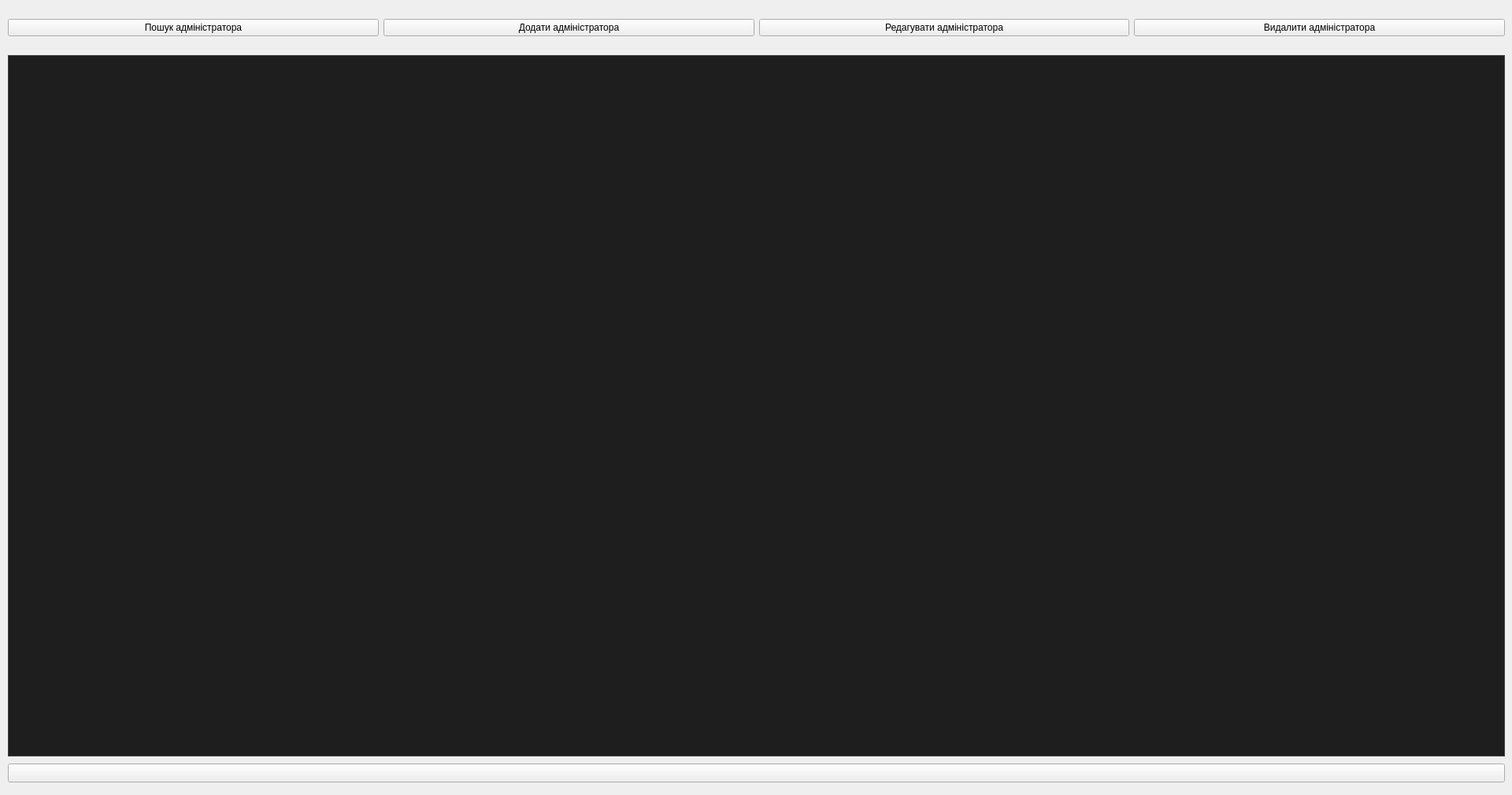
<?xml version="1.0" encoding="UTF-8"?>
<ui version="4.0">
 <class>AdminWindow</class>
 <widget class="QWidget" name="AdminWindow">
  <property name="geometry">
   <rect>
    <x>0</x>
    <y>0</y>
    <width>1920</width>
    <height>1010</height>
   </rect>
  </property>
  <property name="windowTitle">
   <string>Form</string>
  </property>
  <property name="windowIcon">
   <iconset resource="icons.qrc">
    <normaloff>:/icons/adminwindow_icon.png</normaloff>:/icons/adminwindow_icon.png</iconset>
  </property>
  <widget class="QTableView" name="adminTableView">
   <property name="geometry">
    <rect>
     <x>10</x>
     <y>70</y>
     <width>1901</width>
     <height>891</height>
    </rect>
   </property>
   <property name="styleSheet">
    <string notr="true">/*!*************************************
  VS15 Dark
****************************************
  Author: chintsu_kun
  Version: 2.0.2
  Licence: GNU General Public License v3.0 (https://www.gnu.org/licenses/gpl-3.0.en.html)
  Url: https://github.com/nikolay-borzov/modorganizer-themes
****************************************
*/
/* For some reason applying background-color or border fixes paddings properties */
QListWidget::item {
  border-width: 0; }

/* Don't override install label on download widget.
   MO2 assigns color depending on download state */
#installLabel {
  color: none; }

/* Make `background-color` work for :hover, :focus and :pressed states */
QToolButton {
  border: none; }

/* Main Window */
QWidget {
  background-color: #2D2D30;
  color: #F1F1F1; }
  QWidget::disabled {
    color: #656565; }

/* Common */
/* remove outline */
* {
  outline: 0; }

*:disabled,
QListView::item:disabled,
*::item:selected:disabled {
  color: #656565; }

/* line heights */
/* QTreeView#fileTree::item - currently have problem with size column vertical
   text align  */
#bsaList::item,
#dataTree::item,
QTreeView#modList::item,
QTreeWidget#categoriesTree::item,
#savegameList::item,
#tabConflicts QTreeWidget::item {
  padding: 0.3em 0; }

QListView::item,
QTreeView#espList::item {
  padding-top: 0.3em;
  padding-bottom: 0.3em;
}

/* to enable border color */
QTreeView,
QListView,
QTextEdit,
QWebView,
QTableView {
  border-style: solid;
  border-width: 1px; }

QAbstractItemView {
  color: #DCDCDC;
  background-color: #1E1E1E;
  alternate-background-color: #262626;
  border-color: #3F3F46; }
  QAbstractItemView::item:selected, QAbstractItemView::item:selected:hover {
    background-color: #3399FF;
    color: #F1F1F1; }

QAbstractItemView[filtered=true] {
	border: 2px solid #f00 !important;
}

QAbstractItemView,
QListView,
QTreeView {
  show-decoration-selected: 1; }

QAbstractItemView::item:hover,
QListView::item:hover,
QTreeView::branch:hover,
QTreeWidget::item:hover {
  background-color: rgba(51, 153, 255, 0.3); }

QAbstractItemView::item:selected:disabled,
QListView::item:selected:disabled,
QTreeView::branch:selected:disabled,
QTreeWidget::item:selected:disabled {
  background-color: rgba(51, 153, 255, 0.3); }

QTreeView::branch:selected {
  background-color: #3399FF; }

QLabel {
  background-color: transparent; }

LinkLabel {
  qproperty-linkColor: #3399FF; }

/* Left Pane &amp; File Trees #QTreeView, #QListView*/
QTreeView::branch:closed:has-children {
  image: url(./vs15/branch-closed.png); }

QTreeView::branch:open:has-children {
  image: url(./vs15/branch-open.png); }

/*QListView::item:hover { }
QListView::item:selected { }*/
QListView::item {
  color: #F1F1F1; }

/* Text areas and text fields #QTextEdit, #QLineEdit, #QWebView */
QTextEdit,
QWebView,
QLineEdit,
QAbstractSpinBox,
QAbstractSpinBox::up-button,
QAbstractSpinBox::down-button,
QComboBox {
  background-color: #333337;
  border-color: #3F3F46; }

QLineEdit:hover,
QAbstractSpinBox:hover,
QTextEdit:hover,
QComboBox:hover,
QComboBox:editable:hover {
  border-color: #007ACC; }

QLineEdit:focus,
QAbstractSpinBox::focus,
QTextEdit:focus,
QComboBox:focus,
QComboBox:editable:focus,
QComboBox:on {
  background-color: #3F3F46;
  border-color: #3399FF; }

QComboBox:on {
  border-bottom-color: #3F3F46; }

QLineEdit,
QAbstractSpinBox {
  min-height: 15px;
  padding: 2px;
  border-style: solid;
  border-width: 1px; }

QLineEdit {
  margin-top: 0; }

/* clear button */
QLineEdit QToolButton,
QLineEdit QToolButton:hover {
  background: none;
  margin-top: 1px; }

QLineEdit#espFilterEdit QToolButton {
  margin-top: -2px;
  margin-bottom: 1px; }

/* Drop-downs #QComboBox*/
QComboBox {
  min-height: 20px;
  padding-left: 5px;
  margin: 3px 0 1px 0;
  border-style: solid;
  border-width: 1px; }
  QComboBox:editable {
    padding-left: 3px;
    /* to enable hover styles */
    background-color: transparent; }
  QComboBox::drop-down {
    width: 20px;
    subcontrol-origin: padding;
    subcontrol-position: top right;
    border: none;
    /* If you need to set style for drop-down button
    &amp;:on,
    &amp;:editable:hover {
      background-color: red;
    } */ }
  QComboBox::down-arrow {
    image: url(./vs15/combobox-down.png); }
  QComboBox QAbstractItemView {
    background-color: #1B1B1C;
    selection-background-color: #3F3F46;
    border-color: #3399FF;
    border-style: solid;
    border-width: 0 1px 1px 1px; }

/* doesn't work http://stackoverflow.com/questions/13308341/qcombobox-abstractitemviewitem*/
/*QComboBox QAbstractItemView:item {
  padding: 10px;
  margin: 10px;
}*/
/* Toolbar */
QToolBar {
  border: none; }

QToolBar::separator {
  border-left-color: #222222;
  border-right-color: #46464A;
  border-width: 0 1px 0 1px;
  border-style: solid;
  width: 0; }

QToolButton {
  padding: 4px; }
  QToolButton:hover, QToolButton:focus {
    background-color: #3E3E40; }
  QToolButton:pressed {
    background-color: #3399FF; }

QToolButton::menu-indicator {
  image: url(./vs15/combobox-down.png);
  subcontrol-origin: padding;
  subcontrol-position: center right;
  padding-top: 10%;
  padding-right: 5%; }

/* Group Boxes #QGroupBox */
QGroupBox {
  border-color: #3F3F46;
  border-style: solid;
  border-width: 1px;
  padding: 1em .3em .3em .3em;
  margin-top: .65em; }

QGroupBox::title {
  subcontrol-origin: margin;
  subcontrol-position: top left;
  padding: 2px;
  left: 10px; }

/* LCD Count */
QLCDNumber {
  border-color: #3F3F46;
  border-style: solid;
  border-width: 1px; }

/* Buttons #QPushButton */
QPushButton {
  background-color: #333337;
  border-color: #3F3F46;
  min-height: 18px;
  padding: 2px 5px;
  border-style: solid;
  border-width: 1px; }

QPushButton:hover,
QPushButton:checked,
QPushButton:focus,
QAbstractSpinBox::up-button:hover,
QAbstractSpinBox::down-button:hover {
  background-color: #007ACC; }

QPushButton:pressed,
QPushButton:checked:hover,
QAbstractSpinBox::up-button:pressed,
QAbstractSpinBox::down-button:pressed {
  background-color: #1C97EA; }

QPushButton:disabled,
QAbstractSpinBox::up-button:disabled,
QAbstractSpinBox::down-button:disabled {
  background-color: #333337;
  border-color: #3F3F46; }

QPushButton::menu-indicator {
  image: url(./vs15/combobox-down.png);
  subcontrol-origin: padding;
  subcontrol-position: center right;
  padding-right: 5%; }

/* Dialog buttons */
QDialog QPushButton,
QSlider::handle:horizontal,
QSlider::handle:vertical {
  color: #000000;
  background-color: #DDDDDD;
  border-color: #707070;
  border-style: solid;
  border-width: 1px; }

QDialog QPushButton:hover,
QSlider::handle:horizontal:hover,
QSlider::handle:vertical:hover,
QSlider::handle:horizontal:pressed,
QSlider::handle:vertical:pressed {
  background-color: #BEE6FD;
  border-color: #3C7FB1; }

QSlider::handle:horizontal:focus:!pressed,
QSlider::handle:vertical:focus:!pressed,
QDialog QPushButton:focus,
QDialog QPushButton:checked {
  background-color: #DDDDDD;
  border-color: #3399FF; }

QDialog QPushButton:disabled,
QSlider::handle:horizontal:disabled,
QSlider::handle:vertical:disabled {
  background-color: #333337;
  border-color: #3F3F46; }

QDialog QPushButton {
  min-width: 1.5em;
  padding-left: .5em;
  padding-right: .5em; }

/* Check boxes and Radio buttons common #QCheckBox, #QRadioButton */
QGroupBox::indicator,
QTreeView::indicator,
QCheckBox::indicator,
QRadioButton::indicator {
  background-color: #2D2D30;
  border-color: #3F3F46;
  width: 13px;
  height: 13px;
  border-style: solid;
  border-width: 1px; }
  QGroupBox::indicator:hover,
  QTreeView::indicator:hover,
  QCheckBox::indicator:hover,
  QRadioButton::indicator:hover {
    background-color: #3F3F46;
    border-color: #007ACC; }

QGroupBox::indicator:checked,
QTreeView::indicator:checked,
QCheckBox::indicator:checked {
  image: url(./vs15/checkbox-check.png); }

QGroupBox::indicator:disabled,
QTreeView::indicator:checked:disabled,
QCheckBox::indicator:checked:disabled {
  image: url(./vs15/checkbox-check-disabled.png); }

/* Check boxes special */
QTreeView#modList::indicator {
  width: 15px;
  height: 15px; }

/* Radio buttons #QRadioButton */
QRadioButton::indicator {
  border-radius: 7px; }
  QRadioButton::indicator::checked {
    background-color: #B9B9BA;
    border-width: 2px;
    width: 11px;
    height: 11px; }
    QRadioButton::indicator::checked:hover {
      border-color: #3F3F46; }

/* Spinners #QSpinBox, #QDoubleSpinBox */
QAbstractSpinBox {
  margin: 1px; }

QAbstractSpinBox::up-button,
QAbstractSpinBox::down-button {
  border-style: solid;
  border-width: 1px;
  subcontrol-origin: padding; }

QAbstractSpinBox::up-button {
  subcontrol-position: top right; }

QAbstractSpinBox::up-arrow {
  image: url(./vs15/spinner-up.png); }

QAbstractSpinBox::down-button {
  subcontrol-position: bottom right; }

QAbstractSpinBox::down-arrow {
  image: url(./vs15/spinner-down.png); }

/* Sliders #QSlider */
QSlider::groove:horizontal {
  background-color: #3F3F46;
  border: none;
  height: 8px;
  margin: 2px 0; }

QSlider::handle:horizontal {
  width: .5em;
  height: 2em;
  margin: -7px 0;
  subcontrol-origin: margin; }

/* Scroll Bars #QAbstractScrollArea, #QScrollBar*/
/* assigning background still leaves not filled area*/
QAbstractScrollArea::corner {
  background-color: transparent; }

/* Horizontal */
QScrollBar:horizontal {
  height: 18px;
  border: none;
  margin: 0 23px 0 23px; }

QScrollBar::handle:horizontal {
  min-width: 32px;
  margin: 4px 2px; }

QScrollBar::add-line:horizontal {
  width: 23px;
  subcontrol-position: right;
  subcontrol-origin: margin; }

QScrollBar::sub-line:horizontal {
  width: 23px;
  subcontrol-position: left;
  subcontrol-origin: margin; }

/* Vertical */
QScrollBar:vertical {
  width: 20px;
  border: none;
  margin: 23px 0 23px 0; }

QScrollBar::handle:vertical {
  min-height: 32px;
  margin: 2px 4px; }

QScrollBar::add-line:vertical {
  height: 23px;
  subcontrol-position: bottom;
  subcontrol-origin: margin; }

QScrollBar::sub-line:vertical {
  height: 23px;
  subcontrol-position: top;
  subcontrol-origin: margin; }

/* Combined */
QScrollBar {
  background-color: #3E3E42;
  border: none; }

QScrollBar::handle {
  background-color: #686868; }

QScrollBar::add-line,
QScrollBar::sub-line {
  background-color: #3E3E42;
  border: none; }

/*QScrollBar::add-line:horizontal:hover,
QScrollBar::sub-line:horizontal:hover,
QScrollBar::add-line:vertical:hover,
QScrollBar::sub-line:vertical:hover,
QScrollBar::add-line:horizontal:pressed,
QScrollBar::sub-line:horizontal:pressed,
QScrollBar::add-line:vertical:pressed,
QScrollBar::sub-line:vertical:pressed { }*/
QScrollBar::handle:hover {
  background: #9E9E9E; }

QScrollBar::handle:pressed {
  background: #EFEBEF; }

QScrollBar::handle:disabled {
  background: #555558; }

QScrollBar::add-page,
QScrollBar::sub-page {
  background: transparent; }

QScrollBar::up-arrow:vertical {
  image: url(./vs15/scrollbar-up.png); }

QScrollBar::up-arrow:vertical:hover {
  image: url(./vs15/scrollbar-up-hover.png); }

QScrollBar::up-arrow:vertical:disabled {
  image: url(./vs15/scrollbar-up-disabled.png); }

QScrollBar::right-arrow:horizontal {
  image: url(./vs15/scrollbar-right.png); }

QScrollBar::right-arrow:horizontal:hover {
  image: url(./vs15/scrollbar-right-hover.png); }

QScrollBar::right-arrow:horizontal:disabled {
  image: url(./vs15/scrollbar-right-disabled.png); }

QScrollBar::down-arrow:vertical {
  image: url(./vs15/scrollbar-down.png); }

QScrollBar::down-arrow:vertical:hover {
  image: url(./vs15/scrollbar-down-hover.png); }

QScrollBar::down-arrow:vertical:disabled {
  image: url(./vs15/scrollbar-down-disabled.png); }

QScrollBar::left-arrow:horizontal {
  image: url(./vs15/scrollbar-left.png); }

QScrollBar::left-arrow:horizontal:hover {
  image: url(./vs15/scrollbar-left-hover.png); }

QScrollBar::left-arrow:horizontal:disabled {
  image: url(./vs15/scrollbar-left-disabled.png); }

/* Header Rows and Tables (Configure Mod Categories) #QTableView, #QHeaderView */
QTableView {
  gridline-color: #3F3F46;
  selection-background-color: #3399FF;
  selection-color: #F1F1F1; }

QTableView QTableCornerButton::section {
  background: #252526;
  border-color: #3F3F46;
  border-style: solid;
  border-width: 0 1px 1px 0; }

QHeaderView {
  border: none; }

QHeaderView::section {
  background: #252526;
  border-color: #3F3F46;
  padding: 3px 5px;
  border-style: solid;
  border-width: 0 1px 1px 0; }

QHeaderView::section:hover {
  background: #3E3E40;
  color: #F6F6F6; }

/*QHeaderView::section:first { }*/
QHeaderView::section:last {
  border-right: 0; }

QHeaderView::up-arrow {
  image: url(./vs15/sort-asc.png);
  margin-bottom: -37px; }

DownloadListView QHeaderView::up-arrow {
  margin-bottom: -47px; }

QHeaderView::down-arrow {
  image: url(./vs15/sort-desc.png);
  margin-bottom: 0; }

/* Context menus, toolbar drop-downs #QMenu  */
QMenu {
  background-color: #1A1A1C;
  border-color: #333337;
  border-style: solid;
  border-width: 1px;
  padding: 2px; }

QMenu::item {
  background: transparent;
  padding: 4px 20px; }

QMenu::item:selected, QMenuBar::item:selected {
  background-color: #333334; }

QMenu::item:disabled {
  background-color: transparent; }

QMenu::separator {
  background-color: #333337;
  height: 1px;
  margin: 1px 0; }

QMenu::icon {
  margin: 1px; }

QMenu::right-arrow {
  image: url(./vs15/sub-menu-arrow.png);
  subcontrol-origin: padding;
  subcontrol-position: center right;
  padding-right: .5em; }

QMenu QPushButton {
  background-color: transparent;
  border-color: #3F3F46;
  margin: 1px 0 1px 0; }

QMenu QCheckBox,
QMenu QRadioButton {
  background-color: transparent;
  padding: 5px 2px; }

/* Tool tips #QToolTip, #SaveGameInfoWidget */
QToolTip,
SaveGameInfoWidget {
  background-color: #424245;
  border-color: #4D4D50;
  color: #F1F1F1;
  border-style: solid;
  border-width: 1px;
  padding: 2px; }

QStatusBar::item {border: None;}

/* Progress Bars (Downloads) #QProgressBar */
QProgressBar {
  background-color: #E6E6E6;
  color: #000;
  border-color: #BCBCBC;
  text-align: center;
  border-style: solid;
  border-width: 1px;
  margin: 0 0px; }

QProgressBar::chunk {
  background: #06B025; }

DownloadListView[downloadView=standard]::item {
	padding: 16px;
}

DownloadListView[downloadView=compact]::item {
	padding: 4px;
}

/* Right Pane and Tab Bars #QTabWidget, #QTabBar */
QTabWidget::pane {
  border-color: #3F3F46;
  border-top-color: #007ACC;
  top: 0;
  border-style: solid;
  border-width: 1px; }

QTabWidget::pane:disabled {
  border-top-color: #3F3F46; }

/*QTabWidget::tab-bar { }*/
QTabBar::tab {
  background-color: transparent;
  padding: 4px 1em;
  border: none; }

QTabBar::tab:hover {
  background-color: #1C97EA; }

QTabBar::tab:selected,
QTabBar::tab:selected:hover {
  background-color: #007ACC; }

QTabBar::tab:disabled {
  background-color: transparent;
  color: #656565; }

QTabBar::tab:selected:disabled {
  background-color: #3F3F46; }

/* Scrollers */
QTabBar QToolButton {
  background-color: #333337;
  border-color: #3F3F46;
  padding: 1px;
  margin: 0;
  border-style: solid;
  border-width: 1px; }

QTabBar QToolButton:hover {
  border-color: #007ACC;
  border-width: 1px;
  border-style: solid; }

QTabBar QToolButton:disabled,
QTabBar QToolButton:pressed:hover {
  background-color: #333337; }

/*QTabBar::tear { }*/
QTabBar::scroller {
  width: 23px;
  background-color: red; }

QTabBar QToolButton::right-arrow {
  image: url(./vs15/scrollbar-right.png); }

QTabBar QToolButton::right-arrow:hover {
  image: url(./vs15/scrollbar-right-hover.png); }

QTabBar QToolButton::left-arrow {
  image: url(./vs15/scrollbar-left.png); }

QTabBar QToolButton::left-arrow:hover {
  image: url(./vs15/scrollbar-left-hover.png); }

/* Special styles */
QWidget#tabImages QPushButton {
  background-color: transparent;
  margin: 0 .3em;
  padding: 0; }

/* like dialog QPushButton*/
QWidget#tabESPs QToolButton {
  color: #000000;
  background-color: #DDDDDD;
  border-color: #707070;
  border-style: solid;
  border-width: 1px; }

QWidget#tabESPs QToolButton:hover {
  background-color: #BEE6FD;
  border-color: #3C7FB1; }

QWidget#tabESPs QToolButton:focus {
  background-color: #DDDDDD;
  border-color: #3399FF; }

QWidget#tabESPs QToolButton:disabled {
  background-color: #333337;
  border-color: #3F3F46; }

QTreeWidget#categoriesList {
  /*min-width: 225px;*/ }

QTreeWidget#categoriesList::item {
  background-position: center left;
  background-repeat: no-repeat;
  padding: .35em 10px; }

QTreeWidget#categoriesList::item:has-children {
  background-image: url(./vs15/branch-closed.png); }

QTreeWidget#categoriesList::item:has-children:open {
  background-image: url(./vs15/branch-open.png); }

QDialog#QueryOverwriteDialog QPushButton {
  margin-left: .5em; }

QDialog#PyCfgDialog QPushButton:hover {
  background-color: #BEE6FD; }

QLineEdit#modFilterEdit {
  margin-top: 2px; }

/* highlight unchecked BSAs */
QWidget#bsaTab QTreeWidget::indicator:unchecked {
  background-color: #3399FF; }

/* increase version text field */
QLineEdit#versionEdit {
  max-width: 100px; }

/* Dialogs width changes */
/* increase width to prevent buttons cutting */
QDialog#QueryOverwriteDialog {
  min-width: 565px; }

QDialog#ModInfoDialog {
  min-width: 850px; }

QLineEdit[valid-filter=false] {
	background-color: #661111 !important;
}</string>
   </property>
  </widget>
  <widget class="QPushButton" name="resetPushButton">
   <property name="geometry">
    <rect>
     <x>10</x>
     <y>970</y>
     <width>1901</width>
     <height>24</height>
    </rect>
   </property>
   <property name="text">
    <string/>
   </property>
   <property name="icon">
    <iconset resource="icons.qrc">
     <normaloff>:/icons/reset_icon.png</normaloff>:/icons/reset_icon.png</iconset>
   </property>
  </widget>
  <widget class="QWidget" name="layoutWidget">
   <property name="geometry">
    <rect>
     <x>10</x>
     <y>10</y>
     <width>1901</width>
     <height>50</height>
    </rect>
   </property>
   <layout class="QHBoxLayout" name="horizontalLayout">
    <item>
     <widget class="QPushButton" name="searchAdminPushButton">
      <property name="text">
       <string>Пошук адміністратора</string>
      </property>
      <property name="icon">
       <iconset resource="icons.qrc">
        <normaloff>:/icons/search_icon.png</normaloff>:/icons/search_icon.png</iconset>
      </property>
      <property name="iconSize">
       <size>
        <width>40</width>
        <height>40</height>
       </size>
      </property>
     </widget>
    </item>
    <item>
     <widget class="QPushButton" name="createAdminPushButton">
      <property name="styleSheet">
       <string notr="true"/>
      </property>
      <property name="text">
       <string>Додати адміністратора</string>
      </property>
      <property name="icon">
       <iconset resource="icons.qrc">
        <normaloff>:/icons/add_icon.png</normaloff>:/icons/add_icon.png</iconset>
      </property>
      <property name="iconSize">
       <size>
        <width>40</width>
        <height>40</height>
       </size>
      </property>
     </widget>
    </item>
    <item>
     <widget class="QPushButton" name="editAdminPushButton">
      <property name="text">
       <string>Редагувати адміністратора</string>
      </property>
      <property name="icon">
       <iconset resource="icons.qrc">
        <normaloff>:/icons/edit_profile_icon.png</normaloff>:/icons/edit_profile_icon.png</iconset>
      </property>
      <property name="iconSize">
       <size>
        <width>40</width>
        <height>40</height>
       </size>
      </property>
     </widget>
    </item>
    <item>
     <widget class="QPushButton" name="removeAdminPushButton">
      <property name="text">
       <string>Видалити адміністратора</string>
      </property>
      <property name="icon">
       <iconset resource="icons.qrc">
        <normaloff>:/icons/remove_icon.png</normaloff>:/icons/remove_icon.png</iconset>
      </property>
      <property name="iconSize">
       <size>
        <width>38</width>
        <height>38</height>
       </size>
      </property>
     </widget>
    </item>
   </layout>
  </widget>
 </widget>
 <resources>
  <include location="icons.qrc"/>
 </resources>
 <connections/>
</ui>
